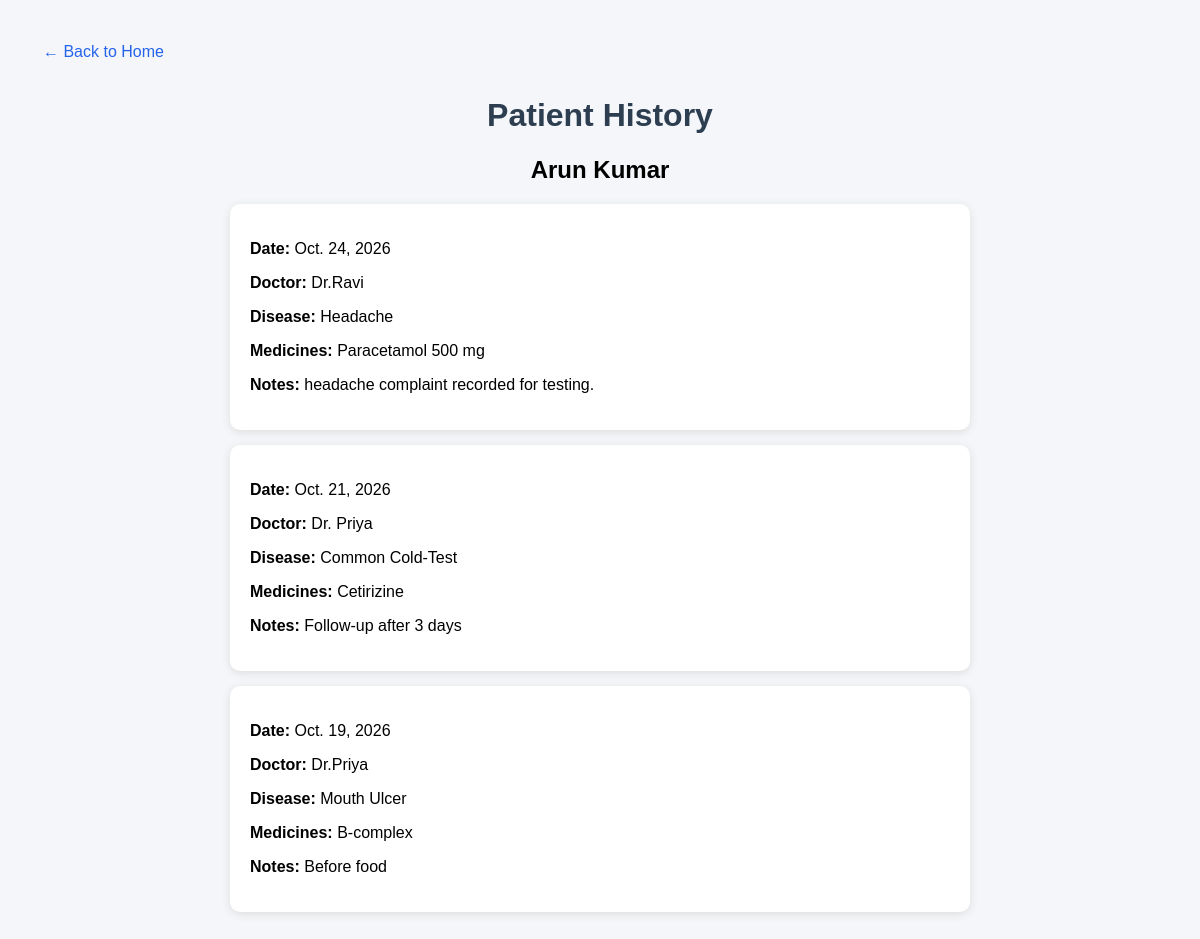
The page /patient-history/Arun Kumar/ (signed in) on the database its author committed.
### prescriptions/models.py (models this page shows, shortened)
class Prescription(models.Model):
    patient_name = models.CharField(max_length=100)
    patient = models.ForeignKey(
    Patient,
    on_delete=models.CASCADE,
    null=True,
    blank=True
)
    doctor_name = models.CharField(max_length=100)
    disease = models.CharField(max_length=200)
    prescription_date = models.DateField()
    medicines = models.TextField()
    notes = models.TextField(blank=True)

### prescriptions/views.py (the view)
# urls.py: path('patient-history/<str:patient_name>/', views.patient_history, name='patient_history'),
@login_required(login_url='login')
def patient_history(request, patient_name):
    prescriptions = Prescription.objects.filter(
        patient_name__iexact=patient_name
    ).order_by('-prescription_date')
    return render(request, 'prescriptions/patient_history.html', {
        'patient_name': patient_name,
        'prescriptions': prescriptions
    })

### prescriptions/templates/prescriptions/patient_history.html (shortened to what this page needs)
<!DOCTYPE html>
<html lang="en">
<head>
</head>
<body>
    <a class="back" href="{% url 'home' %}">← Back to Home</a>
    <h1>Patient History</h1>
    <h2 style="text-align:center;">{{ patient_name }}</h2>
    {% for prescription in prescriptions %}
        <div class="card">
            <p><strong>Date:</strong> {{ prescription.prescription_date }}</p>
            <p><strong>Doctor:</strong> {{ prescription.doctor_name }}</p>
            <p><strong>Disease:</strong> {{ prescription.disease }}</p>
            <p><strong>Medicines:</strong> {{ prescription.medicines }}</p>
            <p><strong>Notes:</strong> {{ prescription.notes|default:"No notes" }}</p>
        </div>
    {% empty %}
        <p style="text-align:center;">No prescription history found.</p>
    {% endfor %}
</body>
</html>

### prescriptions/templates/prescriptions/patient_history.html (style rules this page uses)
body { font-family: Arial, sans-serif; background: #f4f6f9; padding: 20px; }
h1 { text-align: center; color: #2c3e50; }
.card { background: white; padding: 20px; margin: 15px auto; max-width: 700px; border-radius: 10px; box-shadow: 0 2px 8px #ddd; }
.back { display: inline-block; margin: 15px; color: #2563eb; text-decoration: none; }

### rows shown on the page
Prescription: prescription_date "Oct. 24, 2026", doctor_name "Dr.Ravi", disease "Headache", medicines "Paracetamol 500 mg", notes "headache complaint recorded for testing."
Prescription: prescription_date "Oct. 21, 2026", doctor_name "Dr. Priya", disease "Common Cold-Test", medicines "Cetirizine", notes "Follow-up after 3 days"
Prescription: prescription_date "Oct. 19, 2026", doctor_name "Dr.Priya", disease "Mouth Ulcer", medicines "B-complex", notes "Before food"

### other values the page prints
{{ patient_name }} "Arun Kumar"
